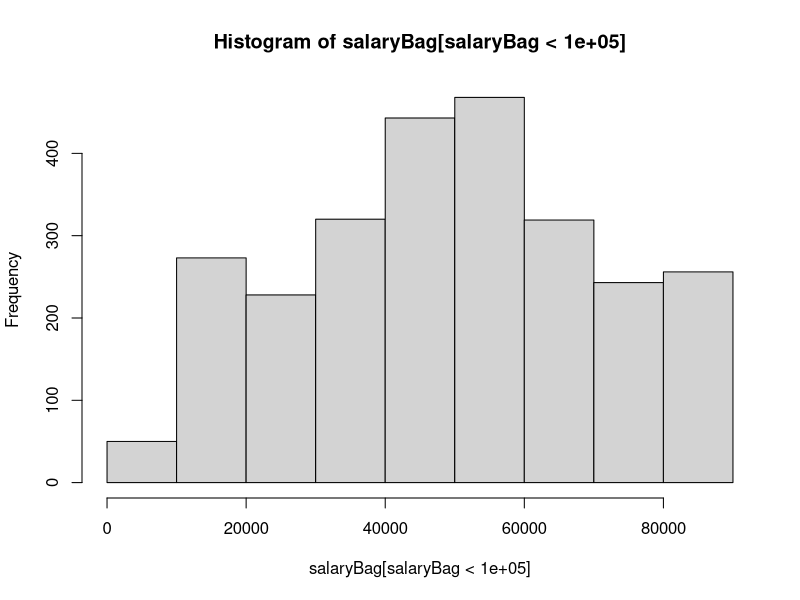
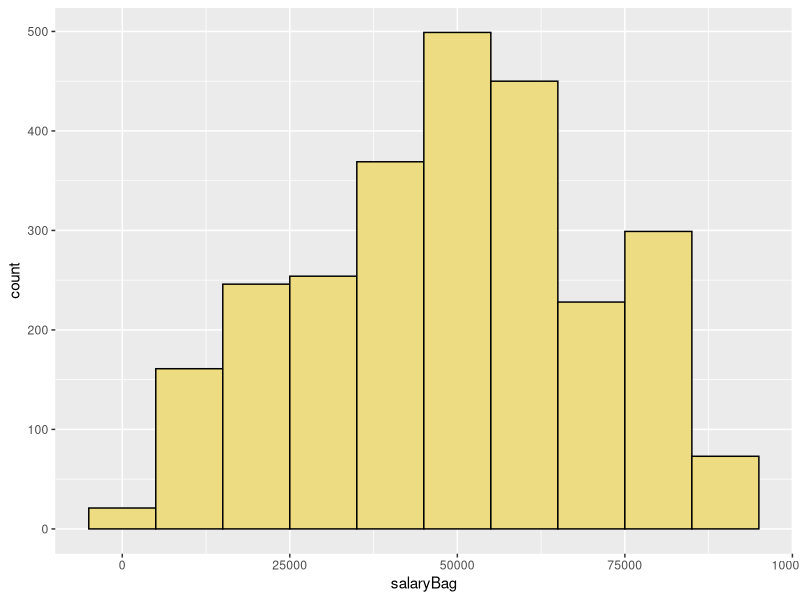

These figures' R source, in order:
count<-c(50,300,250,400,550,450,250,350,100)
length(sample(0:1e4,50))

cats<-c("0-10
11-21
22-32
33-43
44-54
55-65
66-76
77-87
88+")
cats<-unlist(strsplit(cats,"\n"))
df<-data.frame(cbind(cats,count),stringsAsFactors=F)
df[,2]<-as.numeric(df[,2])
sum(df[,2])

l<-(strsplit(df[,1],"-"))
(l[-9])
data<-data.frame(from=numeric(),to=numeric())
for(i in 1:8){
  from<-as.numeric(l[[i]][1])*1000
  to<-as.numeric(l[[i]][2])*1000
  print(cbind(from,to))
  data[i,]<-cbind(from,to)
}
data[9,]<-cbind(88000,1e8)

data
salary<-vector("list",length(count))
for(i in 1:length(count)){
  salary[[i]]<-sample(data[i,1]:data[i,2],count[i])
  }
salary

salaryBag<-as.numeric(unlist(salary))
sb<-salaryBag/1000
b<-seq(0,99000,1e4)
hist(salaryBag[salaryBag<1e5],breaks = b)
range(sb[sb<1e5])

library(ggplot2)
library(dplyr)
dfSal<- as.data.frame(salaryBag)
dfSal %>% 
  filter(salaryBag<1e5) %>% 
  ggplot(aes(salaryBag))+
  geom_histogram(binwidth = 1e4,col = "black", fill = "lightgoldenrod2")
